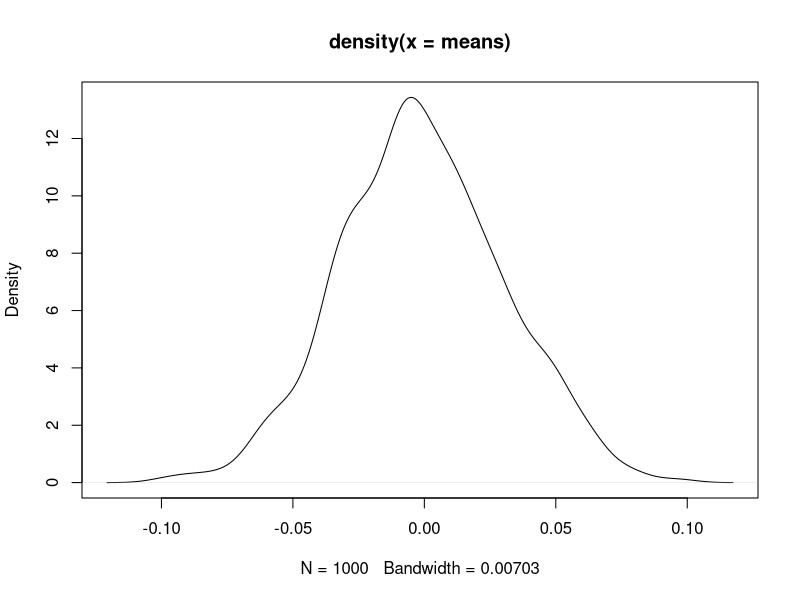
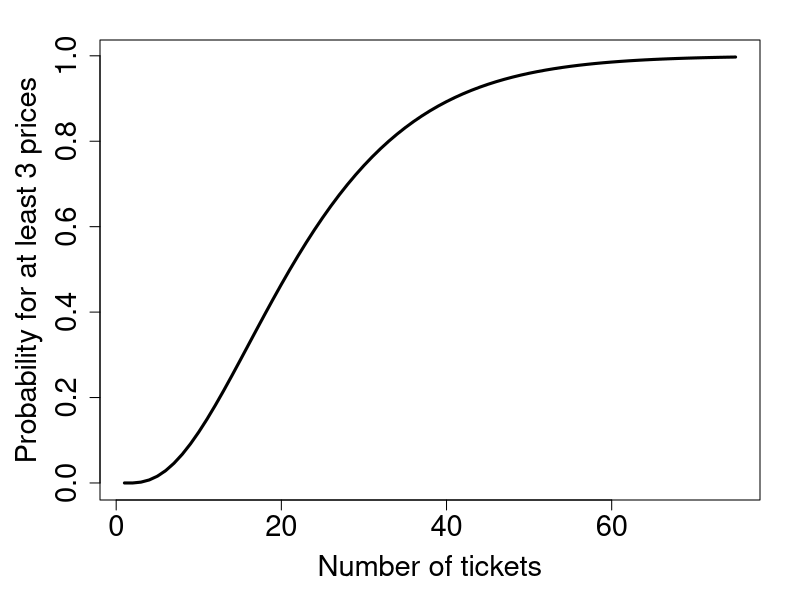
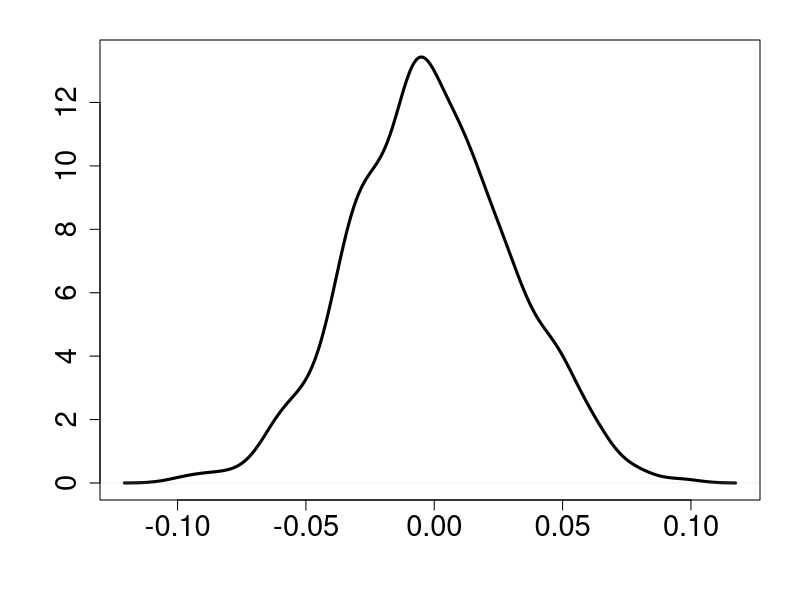
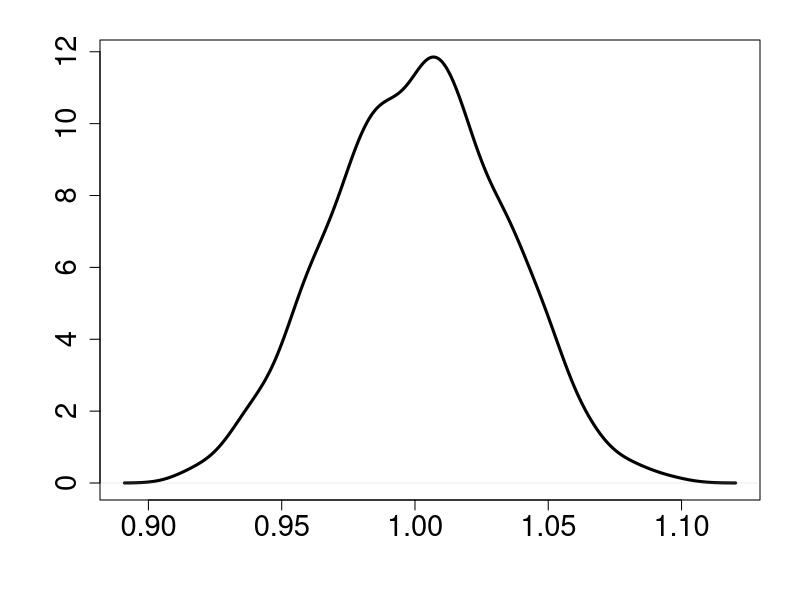
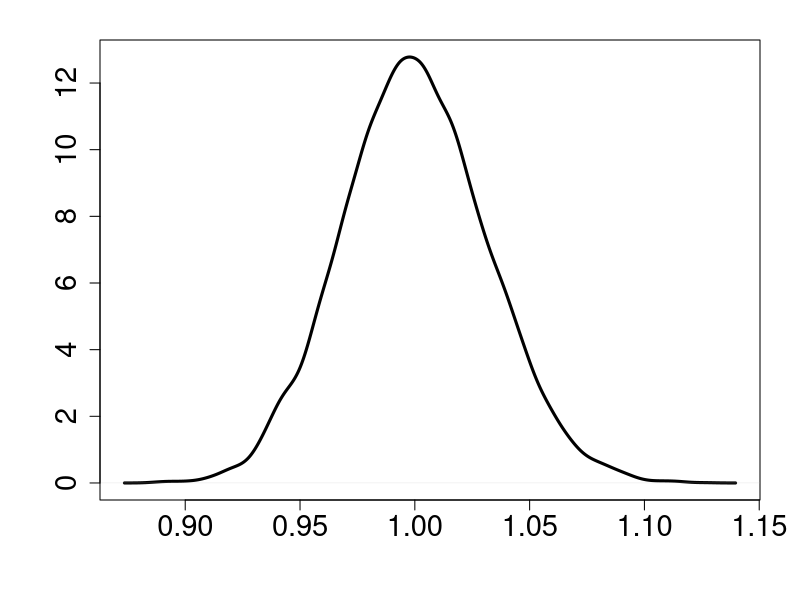

Source code (R) for these figures, in order:
# Specify your working directory on the computer. The folder should (ideally) contain the data sets used in the exercises.
setwd('C:/Users/123456/Documents/Book/Data')

# Possible solutions to the exercises in chapter 8

#################
# Exercise 8.6  #
#################

set.seed(24121980)

raffle <- function(n){
probab <- 1-( (choose(500,2)*choose(3500,n-2))/(choose(4000,n)))-((choose(500,1)*choose(3500,n-1))/(choose(4000,n)))-((choose(500,0)*choose(3500,n))/(choose(4000,n)))
return(probab)
}
raffle(50:100)
raffle(63:64)

nb <- seq(1:75)

pdf("exercise_8.6_b.pdf",width=9)
par(mar= c(5, 5, 2, 2))
plot(nb,raffle(nb),type="l",xlab="Number of tickets",ylab="Probability for at least 3 prices",cex.lab=1.75,cex.axis=1.75,cex=1.75,lwd=3)
dev.off()

##################
# Exercise 8.11  #
##################

set.seed(24121980)

R <- 1000
means <- c(rep(NA,R))
for(i in 1:R){means[i] <- mean(rnorm(1000))}
mean(means)
var(means)

plot(density(means)) # simple plot, labelling imrpoved below

pdf("exercise_8.11_a.pdf",width=9)
par(mar= c(5, 5, 2, 2))
plot(density(means),xlab="",ylab="",cex.lab=1.75,cex.axis=1.75,cex=1.75,lwd=3,main="")
dev.off()

means2 <- c(rep(NA,R))
for(i in 1:R){means2[i] <- mean(rexp(1000))}
mean(means2)
var(means2)

pdf("exercise_8.11_b.pdf")
par(mar= c(5, 5, 2, 2))
plot(density(means2),xlab="",ylab="",cex.lab=1.75,cex.axis=1.75,cex=1.75,lwd=3,main="")
dev.off()

means3 <- c(rep(NA,10000))
for(i in 1:10000){means3[i] <- mean(rexp(1000))}

pdf("exercise_8.11_c.pdf")
par(mar= c(5, 5, 2, 2))
plot(density(means3),xlab="",ylab="",cex.lab=1.75,cex.axis=1.75,cex=1.75,lwd=3,main="")
dev.off()